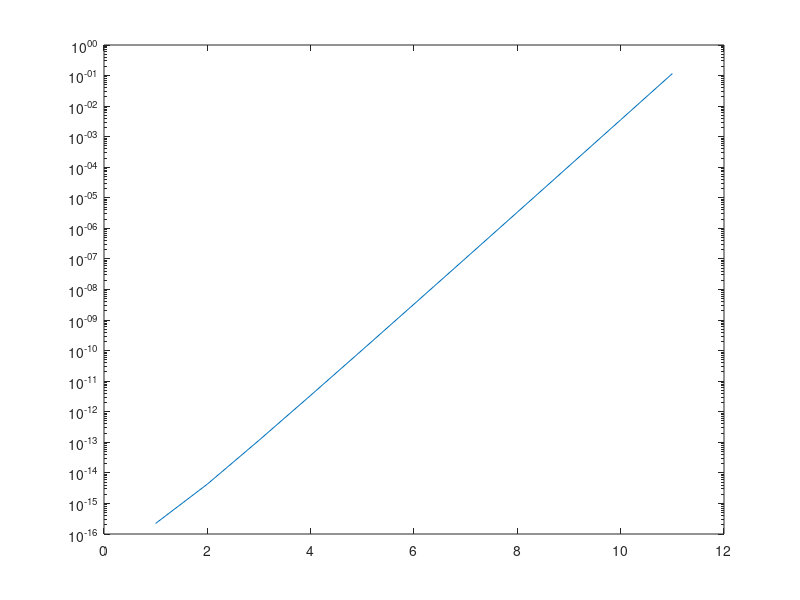

MATLAB code to generate this figure:
% CERM_Lab_081121
% Exercise 4

clc
clear all
close all
format long


%%%%%%%%%%% after n = 14 the matrix won't be positive definite  %%%%%%%%%
%%%%%%%%%%% after n = 11 the accuracy drops significantly %%%%%%%%%
prior = [];
for n = 1 : 11   
    A = hilb(n);
    i

    
                % Check if it is diagonally dominant
    
    m = [];
    for i = 1 : n
        t = sum(abs(A(i, :))) - abs(A(i, i));
        mnew = abs(A(i, i)) > t;
        m = [m; mnew];
    end
        
    
    if m == ones(size(m, 1))
        disp('Diagonally dominant')
    else
        disp('Not diagonally dominant')
    end
    
    
                % to check if it is symmetric positive definite
    try
        chol(A);
        disp('it is symmetric positive definite')
    catch
        disp('it is not symmetric positive definite')
    end


    Xex = [];
    for i = 1 :n
        Xex = [Xex;2];
    end

    b = A * Xex;

    U = chol(A);
    L = U';
    y = L \ b;

    Xchol = U \ y;


    
    
                % Compute Absolute and Relative Errors
    
    abs_err_norm2 = norm(abs(Xex - Xchol), 2)
    rel_err_norm2 = abs_err_norm2/norm(Xex, 2)
    
    abs_err_normInf = norm(abs(Xex - Xchol), inf)
    rel_err_normInf = abs_err_normInf / norm(Xex, inf)
    
    
                % apriori and a posteriori error estimates
    priori = cond(A) * eps
    residual = b - A * Xchol;
    posteriori = cond(A) * norm(residual)/ norm(b)

    prior = [prior;priori];
    

end
semilogy([1 : 1 :11], prior )
